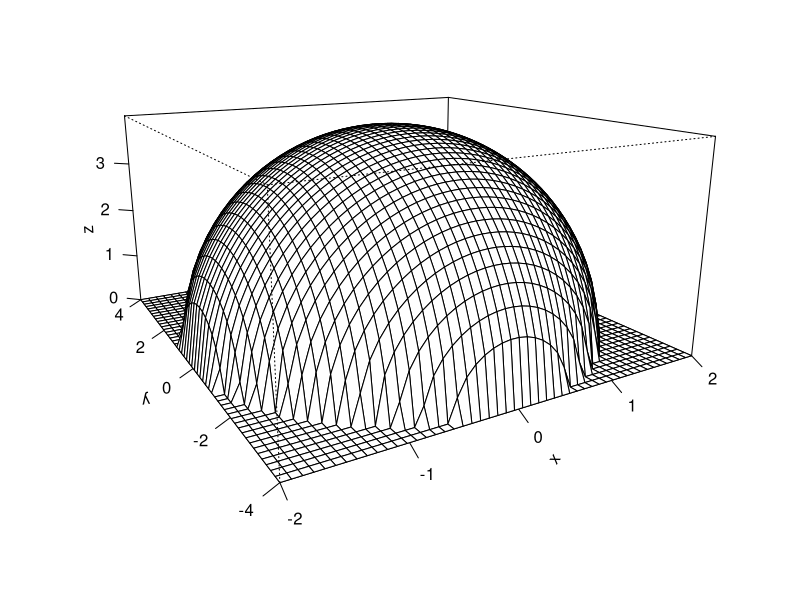
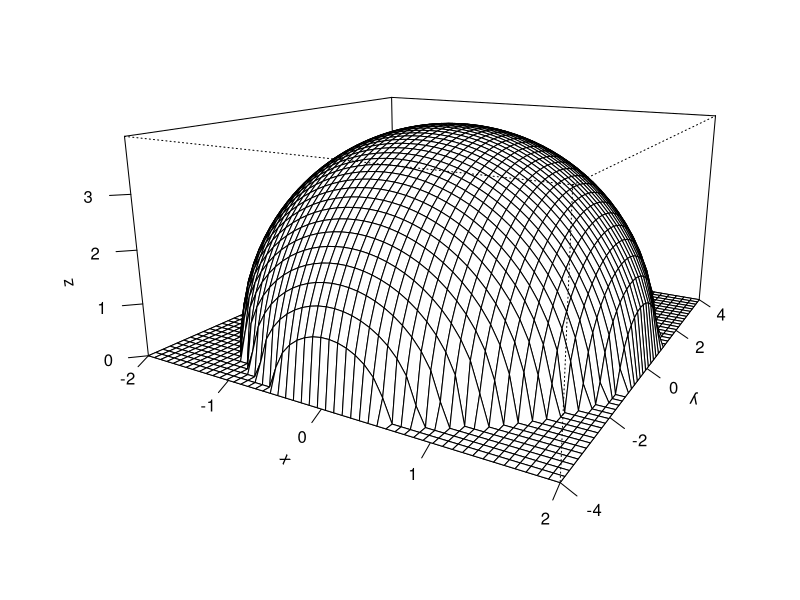
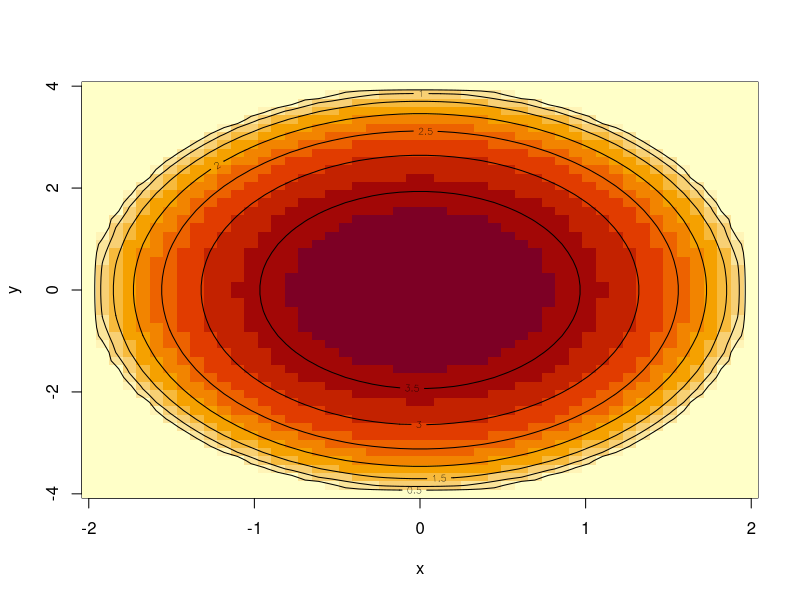
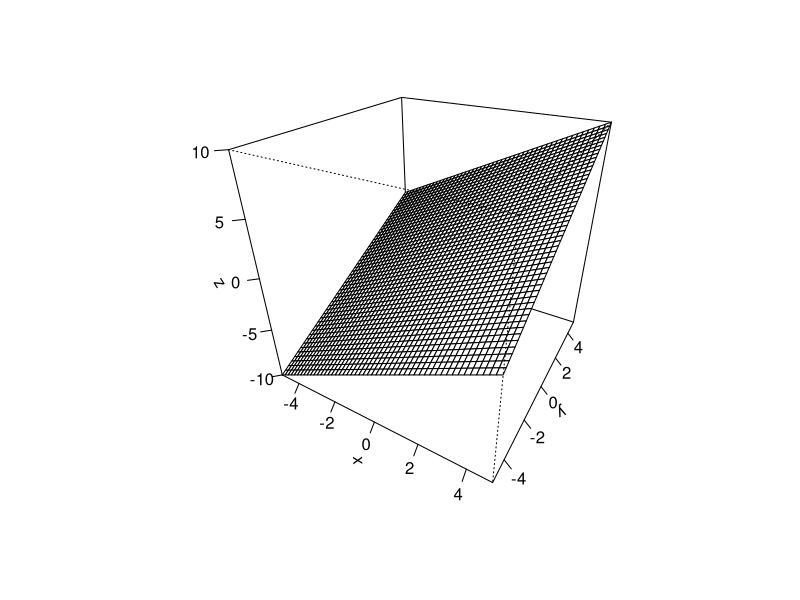
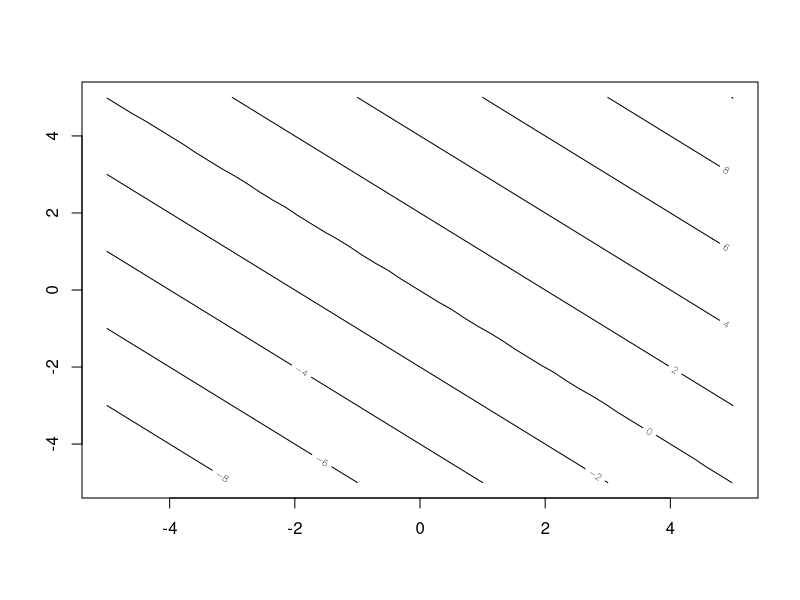
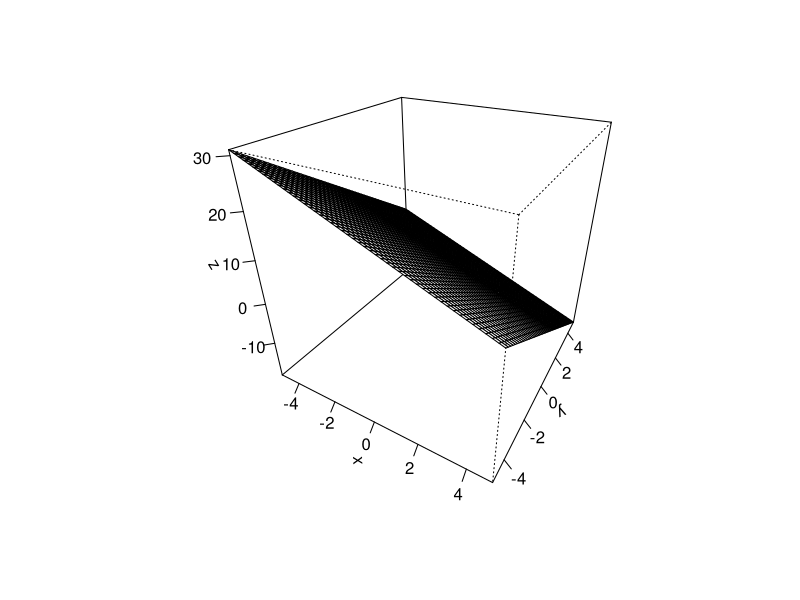
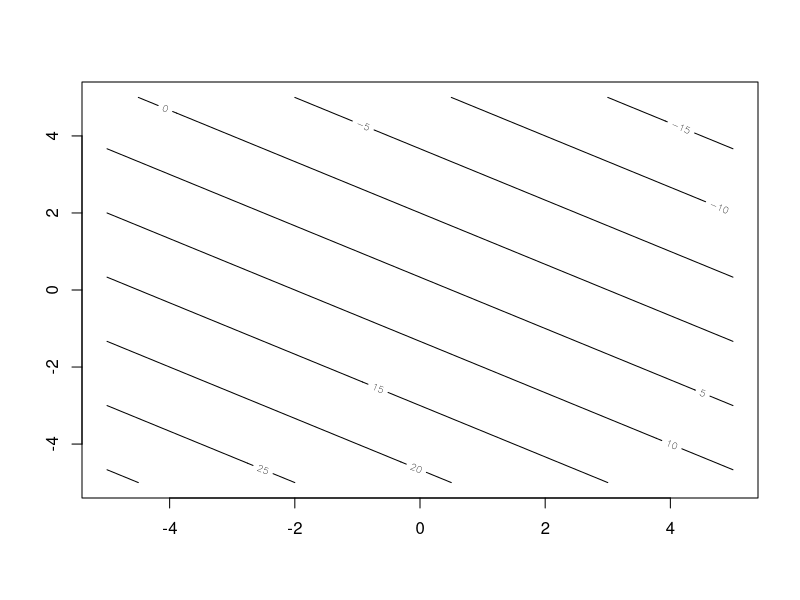
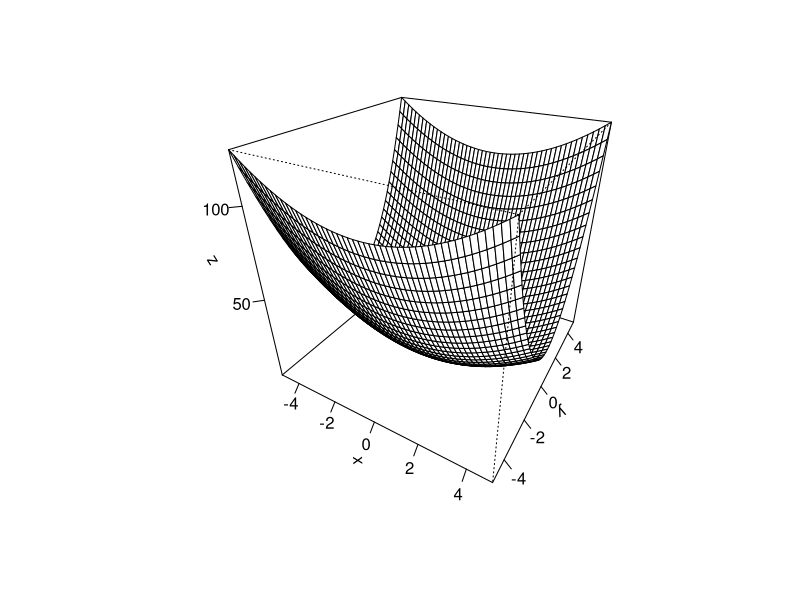

Write R code to recreate these figures, in order.
## ---- chunk 1
x <- seq(-2, 2, length = 50)
y <- seq(-4, 4, length = 50)
z <- outer(x, y, function(x, y) sqrt(16 - 4 * x^2 - y^2))
z[is.na(z)] <- 0
persp(x, y, z, theta = -30, expand = 0.5, ticktype = "detailed")
## ---- chunk 2
persp(x, y, z, theta = 30, expand = 0.5, ticktype = "detailed")
## ---- chunk 3
image(x, y, z)
contour(x, y, z, add = TRUE)

## ---- chunk 4
x <- seq(-5, 5, length = 50)
y <- seq(-5, 5, length = 50)
z <- outer(x, y, function(x, y) x + y)

persp(x, y, z, theta = 30, phi = 30, ticktype = "detailed")
contour(x, y, z)
## ---- chunk 5
z <- outer(x, y, function(x, y) 6 - 2*x - 3*y)

persp(x, y, z, theta = 30, phi = 30, ticktype = "detailed")
contour(x, y, z)
## ---- chunk 6
z <- outer(x, y, function(x, y) x^2 + 4*y^2)

persp(x, y, z, theta = 30, phi = 30, ticktype = "detailed")
contour(x, y, z)
## ---- chunk 7
x <- seq(-3, 3, length = 50)
y <- seq(-3, 3, length = 50)
z <- outer(x, y, function(x, y) sqrt(9 - x^2 - y^2))
z[is.na(z)] <- 0

persp(x, y, z, theta = 30, phi = 30, ticktype = "detailed")
contour(x, y, z)
## ---- chunk 8
x <- seq(-5, 5, length = 50)
y <- seq(-5, 5, length = 50)
z <- outer(x, y, function(x, y) x*y)

persp(x, y, z, theta = 30, phi = 30, ticktype = "detailed")
contour(x, y, z)
## ---- chunk 9
z <- outer(x, y, function(x, y) exp((x*y)/2))

persp(x, y, z, theta = 30, phi = 30, ticktype = "detailed")
contour(x, y, z)
## ---- chunk 10
z <- outer(x, y, function(x, y) x / (x^2 + y^2))
z[is.infinite(z)] <- NA

persp(x, y, z, theta = 30, phi = 30, ticktype = "detailed")
contour(x, y, z)
## ---- chunk 11
z <- outer(x, y, function(x, y) log(x - y))
z[is.na(z)] <- NA
z[is.infinite(z)] <- NA

persp(x, y, z, theta = 30, phi = 30, ticktype = "detailed")
contour(x, y, z)
